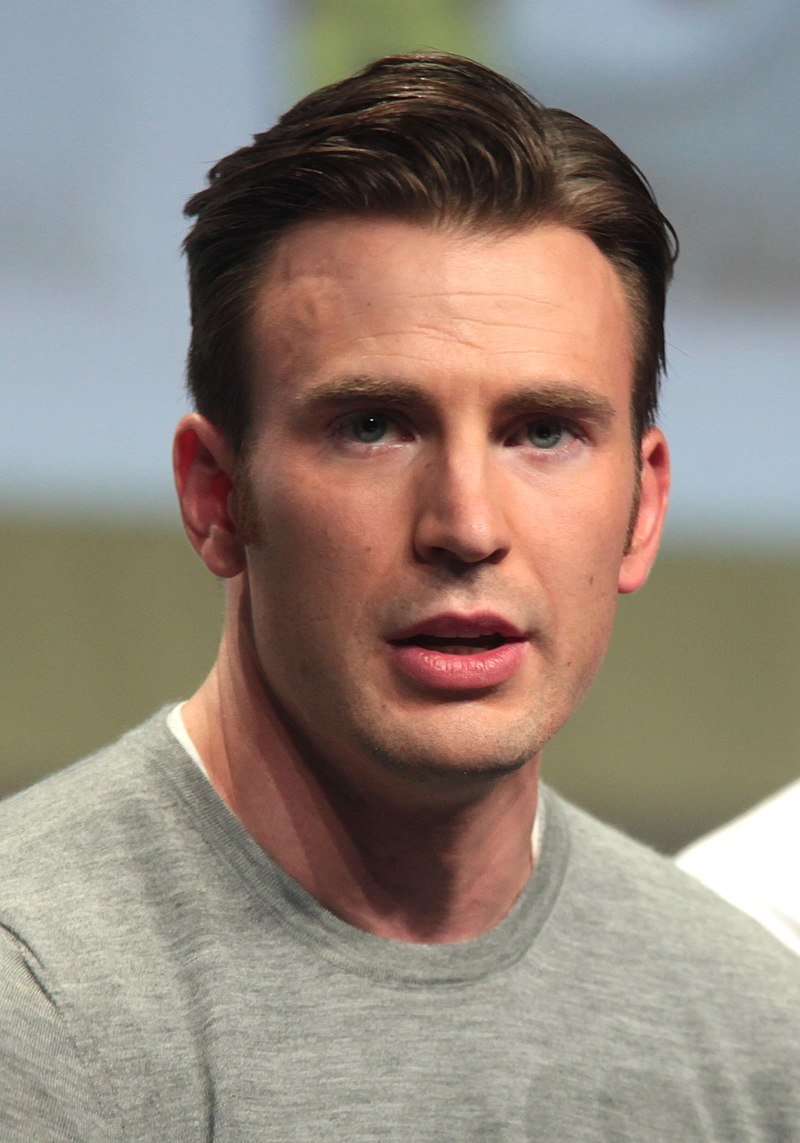
#> input picture data/testimage.jpg, 800 x 1143 px
$ jupyter execute 'Face Detection.ipynb'   (shell and % lines are left out)
#> lines starting #> are read from the running program, lines starting #| are printed output that depends on the picture; after the words box and inside, x2 and y2 are one past the last pixel; in counts of white or black regions, pixels touching at a corner belong together
[cell 1]
import numpy as np
import cv2
import matplotlib.pyplot as plt

[cell 2]
img = cv2.imread('data/testimage.jpg')
#> img is the input picture: shape (1143, 800, 3); mean B, G, R 122.8, 133.6, 146.4

[cell 3]
img.shape
#> Out = (1143, 800, 3)

[cell 4]
gray = cv2.cvtColor(img, cv2.COLOR_BGR2GRAY)
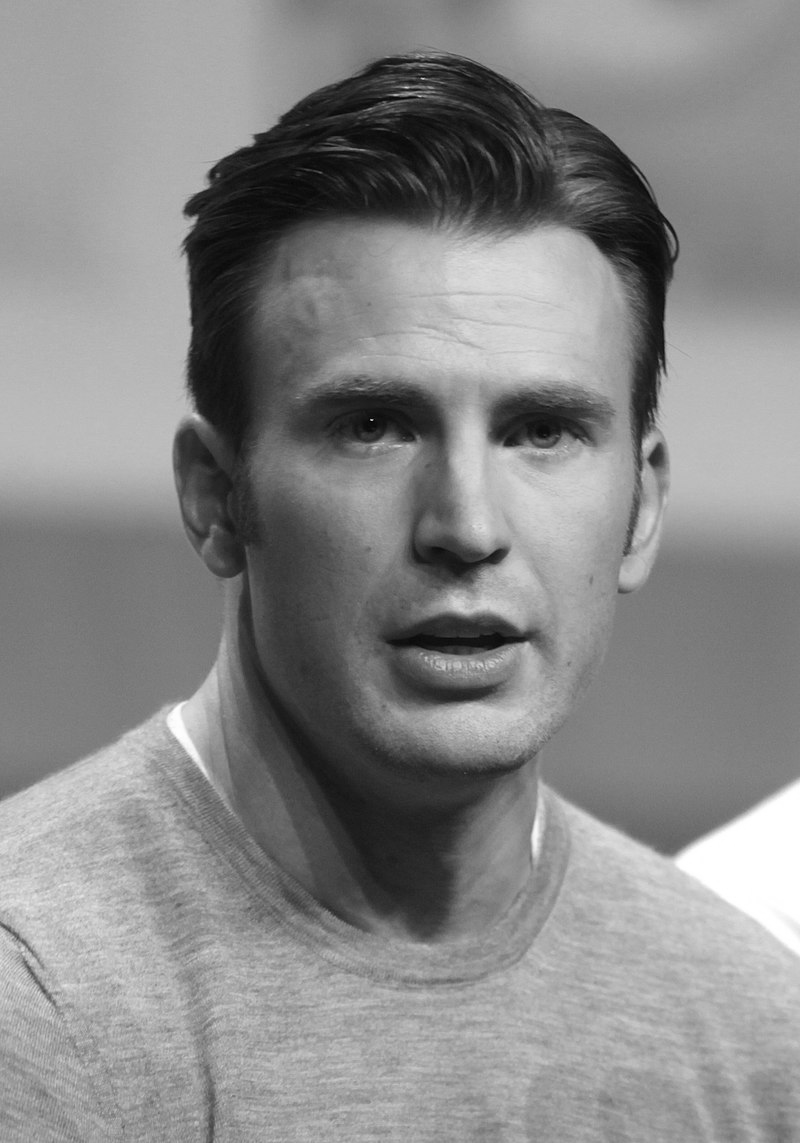
#> gray: shape (1143, 800); min 0, max 255, mean 136.2

[cell 5]
plt.imshow(gray, cmap='gray')

[cell 6]
haar = cv2.CascadeClassifier('data/haarcascade_frontalface_default.xml')

[cell 7]
faces = haar.detectMultiScale(gray)
#> faces = [[221, 244, 480, 480]]
print(faces)
#| [[221 244 480 480]]

[cell 8]
cv2.rectangle(img, (221, 244), (221+480, 244+480), (0,255,0),3)
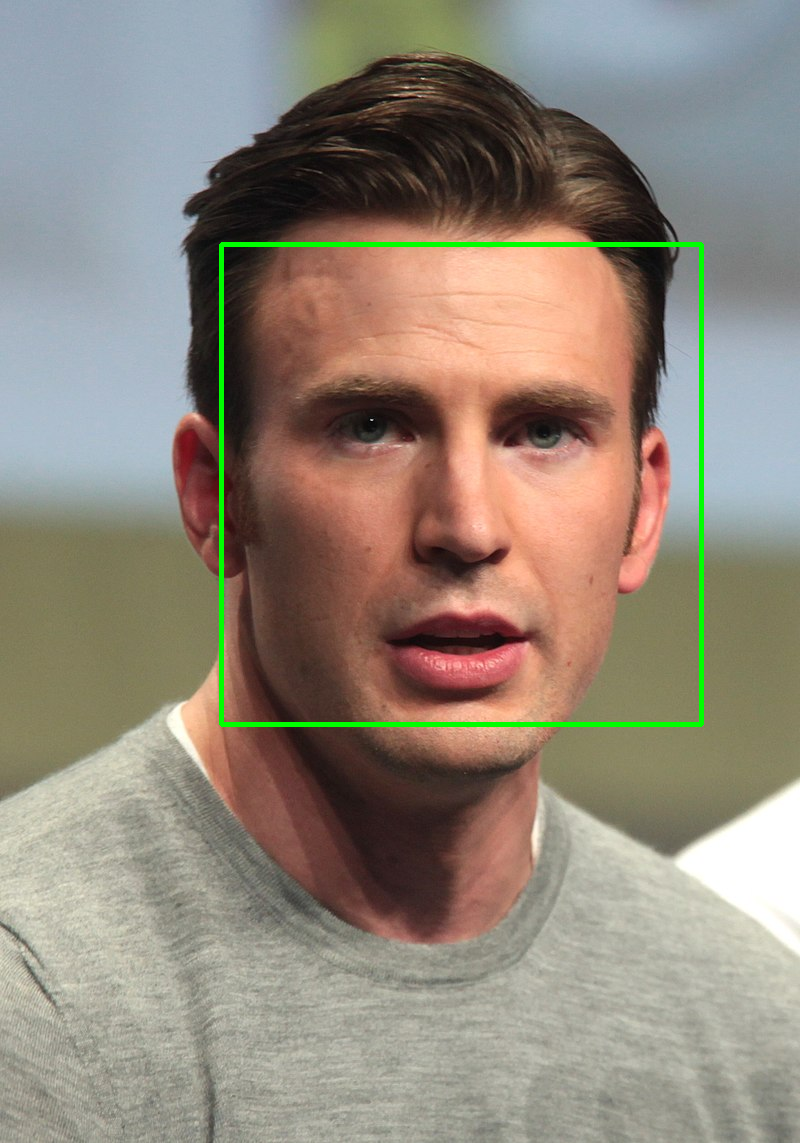
#> img: shape (1143, 800, 3); 1.05% of pixels changed, all inside (x1, y1, x2, y2) = (219, 242, 704, 727)

[cell 9]
plt.imshow(img)

[cell 10]
cv2.imshow('detection_frame', img)
cv2.waitKey(0)
cv2.destroyAllWindows()

[cell 11]
img.shape
#> Out = (1143, 800, 3)

[cell 12]
face_crop = img[221:221+480, 244:244+480]
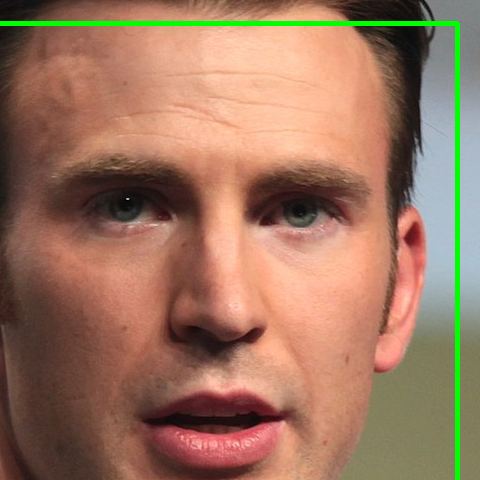
#> face_crop: shape (480, 480, 3); mean B, G, R 95.7, 118.2, 156.5

[cell 13]
plt.imshow(face_crop)

[cell 14]
cv2.imwrite('male_01.png' , face_crop)
#> Out = True

$ run again, with data/cat.jpg copied over data/testimage.jpg
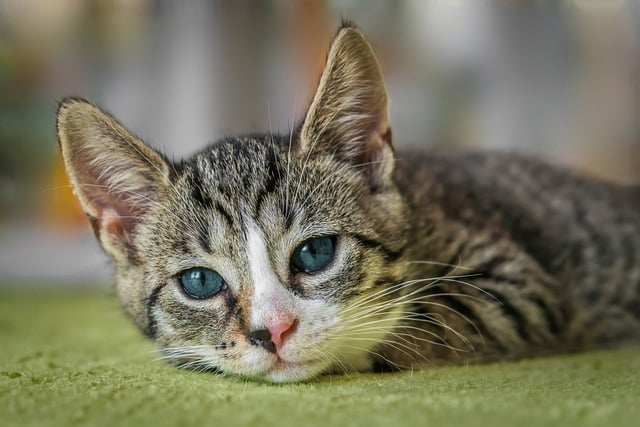
#> input picture data/cat.jpg, 640 x 427 px
#> img is the input picture: shape (427, 640, 3); mean B, G, R 93.2, 116.1, 119.1
#> `gray = cv2.cvtColor(img, cv2.COLOR_BGR2GRAY)`:
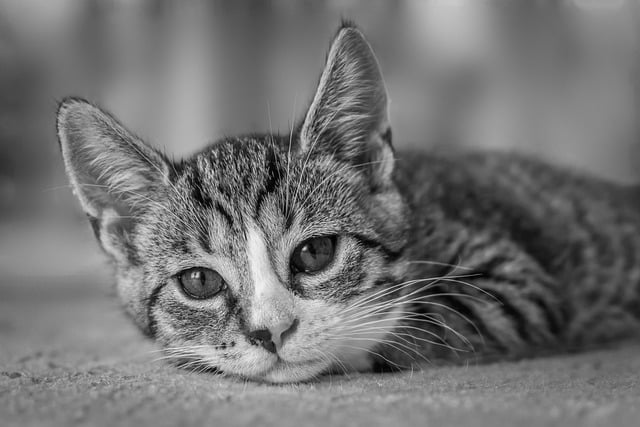
#> gray: shape (427, 640); min 0, max 249, mean 114.4
#> faces = [[114, 265, 34, 34]]
#| [[114 265  34  34]]
#> img: shape (427, 640, 3); 1.1% of pixels changed, all inside (x1, y1, x2, y2) = (219, 242, 640, 427)
#> `face_crop = img[221:221+480, 244:244+480]`:
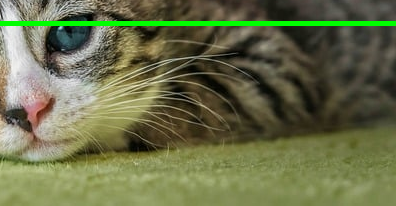
#> face_crop: shape (206, 396, 3); mean B, G, R 73.7, 110.4, 105
#> `cv2.imwrite('male_01.png' , face_crop)`: Out = True

$ run again, with data/parrot.jpg copied over data/testimage.jpg
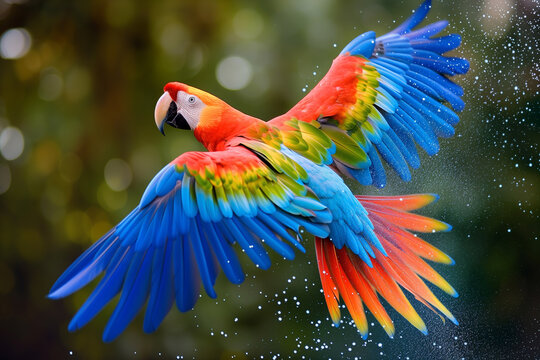
#> input picture data/parrot.jpg, 540 x 360 px
#> img is the input picture: shape (360, 540, 3); mean B, G, R 68.7, 77.6, 72.8
#> `gray = cv2.cvtColor(img, cv2.COLOR_BGR2GRAY)`:
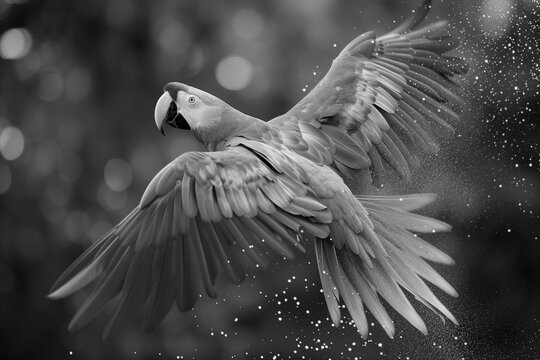
#> gray: shape (360, 540); min 0, max 255, mean 75.1
#> faces = ()
#> img: shape (360, 540, 3); 1.11% of pixels changed, all inside (x1, y1, x2, y2) = (219, 242, 540, 360)
#> `face_crop = img[221:221+480, 244:244+480]`:
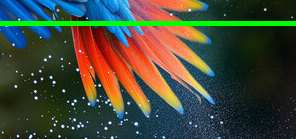
#> face_crop: shape (139, 296, 3); mean B, G, R 56.5, 72.3, 67.8
#> `cv2.imwrite('male_01.png' , face_crop)`: Out = True
